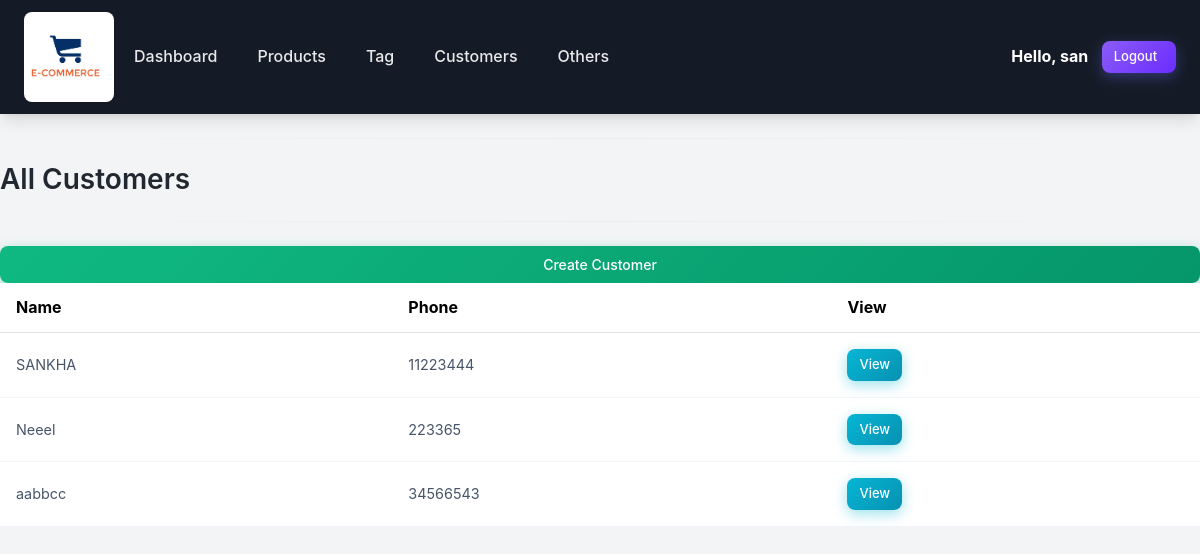
The page /customers/ (signed in) on the database its author committed.
### acc/models.py (models this page shows, shortened)
class Customer(models.Model):
    name=models.CharField(max_length=200,null=True)
    phone=models.CharField(max_length=200,null=True)
    email=models.CharField(max_length=200,null=True)
    date_created=models.DateTimeField(auto_now_add=True)

### acc/views.py (the view)
# urls.py: path('customers/',views.customers,name='customers'),
@login_required(login_url='login')
def customers(request):
    customers=Customer.objects.all()
    return render(request,'acc/customers.html',{'customers':customers})

### template/acc/customers.html
{% extends 'base.html' %}
{% load static %}
{% block content %}
<h3>All Customers</h3>
<hr>
<a class="btn btn-success btn-block" href="{% url 'create_customer' %}">
    Create Customer
</a>
<table class="table table-sm">
    <tr>
        <th>Name</th>
        <th>Phone</th>
        <th>View</th>
    </tr>
    {% for customer in customers %}
    <tr>
        <td>{{ customer.name }}</td>
        <td>{{ customer.phone }}</td>
        <td>
            <a class="btn btn-sm btn-info" href="{% url 'customer' customer.id %}">
                View
            </a>
        </td>
    </tr>
    {% endfor %}
</table>
{% endblock %}

### template/navbar.html (shortened to what this page needs)
{% load static %}
<nav class="navbar navbar-expand-lg navbar-dark bg-dark">
  <img src="{% static 'images/ecommerce.jpg' %}" height="120" width="90">
  <div class="collapse navbar-collapse" id="navbarNav">
    <ul class="navbar-nav">
      <li class="nav-item active">
        <a class="nav-link" href="{% url 'home' %}">Dashboard</a>
      </li>
      <li class="nav-item">
        <a class="nav-link" href="{% url 'product' %}">Products</a>
      </li>
      <li class="nav-item">
        <a class="nav-link" href="{% url 'tag' %}">Tag</a>
      </li>
      <li class="nav-item">
        <a class="nav-link" href="{% url 'customers' %}">Customers</a>
      </li>
      <li class="nav-item">
        <a class="nav-link" href="{% url 'image' %}">Others</a>
      </li>
    </ul>
  </div>
  <span class="hello-msg text-white"><strong>Hello,</strong><strong> {{request.user}}</strong>&nbsp;&nbsp;&nbsp; </span>
  <span><a class="btn btn-primary btn-sm" href="{% url 'logout' %}">Logout&nbsp;&nbsp;</a></span>
</nav>

### static/css/style.css (style rules this page uses)
:root { --primary-color: #8b5cf6; --primary-dark: #6b2cff; --primary-light: #a77dff; --secondary-color: #64748b; --success-color: #10b981; --warning-color: #f59e0b; --danger-color: #ef4444; --info-color: #06b6d4; --dark-color: #151b26; --light-color: #f3f4f6; --white: #ffffff; --black: #000000; --gray-100: #f1f5f9; --gray-200: #e2e8f0; --gray-300: #cbd5e1; --gray-400: #94a3b8; --gray-500: #64748b; --gray-600: #475569; --gray-700: #222831; --shadow-sm: 0 1px 2px 0 rgb(0 0 0 / 0.05); --shadow-md: 0 4px 6px -1px rgb(0 0 0 / 0.1), 0 2px 4px -2px rgb(0 0 0 / 0.1); --shadow-lg: 0 10px 15px -3px rgb(0 0 0 / 0.1), 0 4px 6px -4px rgb(0 0 0 / 0.1); --shadow-xl: 0 20px 25px -5px rgb(0 0 0 / 0.1), 0 8px 10px -6px rgb(0 0 0 / 0.1); --radius-sm: 0.375rem; --radius-md: 0.5rem; --radius-lg: 0.75rem; --radius-xl: 1rem; --transition: all 0.3s ease; }
* { margin: 0; padding: 0; box-sizing: border-box; }
body { background: var(--light-color); color: var(--gray-700); font-family: 'Inter', -apple-system, BlinkMacSystemFont, 'Segoe UI', Roboto, sans-serif; min-height: 100vh; line-height: 1.6; }
.navbar { background: var(--dark-color) !important; padding: 0.75rem 1.5rem; box-shadow: var(--shadow-lg); }
.navbar-dark .navbar-nav .nav-link { color: rgba(255, 255, 255, 0.9); font-weight: 500; padding: 0.5rem 1rem; border-radius: var(--radius-md); transition: var(--transition); margin: 0 0.25rem; }
.table { margin-bottom: 0; width: 100%; }
.table tbody td { padding: 1rem; vertical-align: middle; border-bottom: 1px solid var(--gray-100); color: var(--gray-600); font-size: 0.9rem; }
.table tbody tr { transition: var(--transition); }
.table-sm td, .table-sm th { padding: 0.75rem 1rem; }
.btn { font-weight: 500; padding: 0.5rem 1rem; border-radius: var(--radius-md); transition: var(--transition); font-size: 0.875rem; border: none; cursor: pointer; text-decoration: none; display: inline-block; }
.btn-primary { background: linear-gradient(135deg, var(--primary-color) 0%, var(--primary-dark) 100%); color: var(--white); box-shadow: 0 4px 14px rgba(99, 102, 241, 0.4); }
.btn-success { background: linear-gradient(135deg, var(--success-color) 0%, #059669 100%); color: var(--white); box-shadow: 0 4px 14px rgba(16, 185, 129, 0.4); }
.btn-info { background: linear-gradient(135deg, var(--info-color) 0%, #0891b2 100%); color: var(--white); box-shadow: 0 4px 14px rgba(6, 182, 212, 0.4); }
.btn-sm { padding: 0.375rem 0.75rem; font-size: 0.8125rem; }
.btn-block { display: block; width: 100%; text-align: center; }
img { max-width: 100%; height: auto; border-radius: var(--radius-md); box-shadow: var(--shadow-sm); transition: var(--transition); }
h1, h2, h3, h4, h5, h6 { color: var(--gray-700); font-weight: 600; margin-bottom: 1rem; }
a { text-decoration: none; transition: var(--transition); }
hr { border: none; height: 1px; background: linear-gradient(90deg, transparent, var(--gray-300), transparent); margin: 1.5rem 0; }

### rows shown on the page
Customer: name "SANKHA", phone "11223444"
Customer: name "Neeel", phone "223365"
Customer: name "aabbcc", phone "34566543"

### other values the page prints
{{ request.user }} "san"
